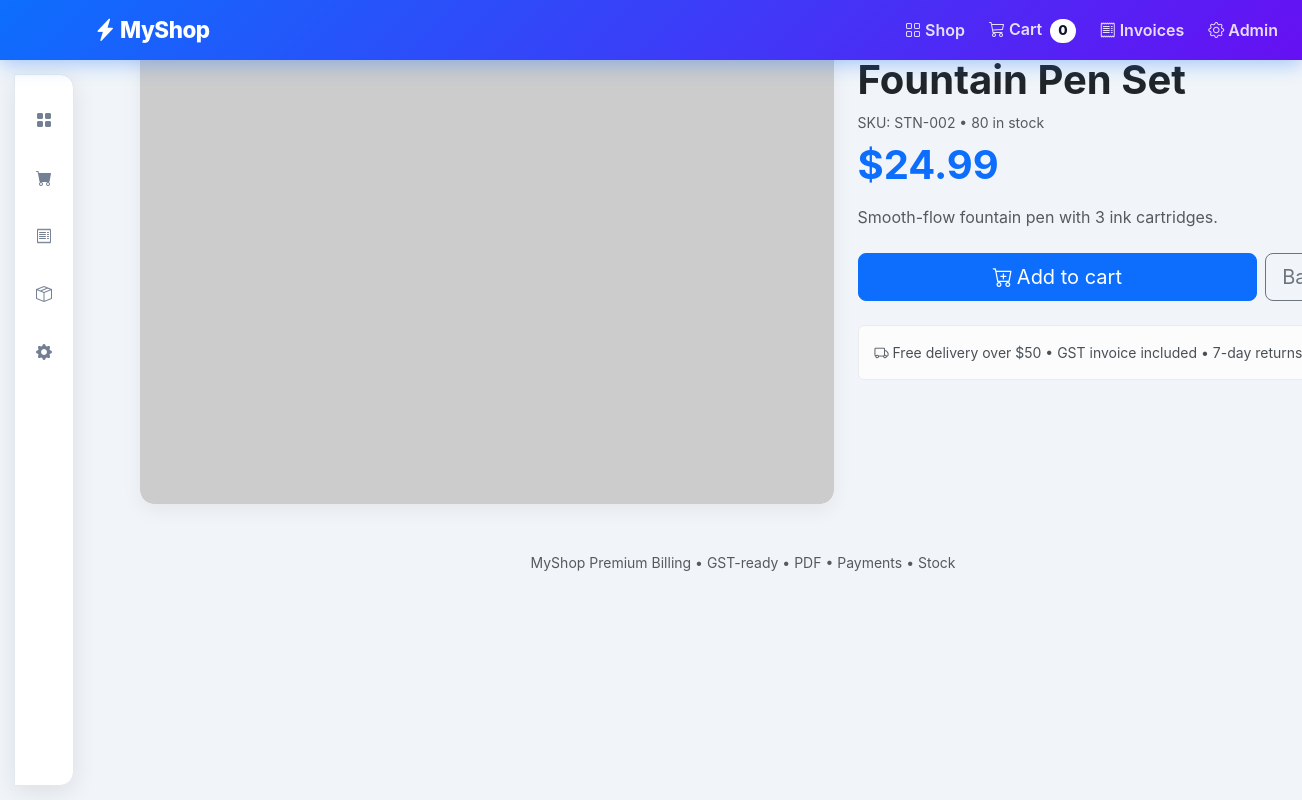
The app's page /product/2 with its own data.
### tables this page shows
CREATE TABLE products (
    id INTEGER PRIMARY KEY AUTOINCREMENT,
    name TEXT NOT NULL,
    description TEXT DEFAULT '',
    category TEXT DEFAULT 'General',
    price REAL NOT NULL,
    stock INTEGER NOT NULL DEFAULT 50,
    sku TEXT DEFAULT '',
    image_url TEXT
);

### app.py (the view)
@app.route("/product/<int:product_id>")
def product_detail(product_id):
    db = get_db()
    p = db.execute("SELECT * FROM products WHERE id = ?", (product_id,)).fetchone()
    if not p:
        return "Product not found", 404
    cart = session.get("cart", {})
    return render_template("product.html", product=p, cart_count=sum(cart.values()) if cart else 0)

### app.py (called while the page is built)
def get_db():
    db = getattr(g, "db", None)
    if db is None:
        db = g.db = sqlite3.connect(DB_PATH)
        db.row_factory = sqlite3.Row
    return db

def _cols(db, table):
    try:
        return [r[1] for r in db.execute(f"PRAGMA table_info({table})").fetchall()]
    except Exception:
        return []

@app.before_request
def ensure_migrations():
    if DB_PATH.exists():
        try:
            migrate_db()
        except Exception:
            pass

@app.after_request
def set_security_headers(response):
    response.headers.setdefault("X-Content-Type-Options", "nosniff")
    response.headers.setdefault("X-Frame-Options", "SAMEORIGIN")
    response.headers.setdefault("Referrer-Policy", "no-referrer")
    return response

### templates/product.html
{% extends "layout.html" %}
{% block content %}
<div class="row g-4">
  <div class="col-lg-7">
    <div class="card shadow-sm overflow-hidden">
      {% if product.image_url %}
      <img src="{{ product.image_url }}" class="detail-img" alt="{{ product.name }}" onerror="this.onerror=null;this.src='https://picsum.photos/seed/myshop{{ product.id }}/900/600'">
      {% else %}
      <img src="https://picsum.photos/seed/myshop{{ product.id }}/900/600" class="detail-img" alt="{{ product.name }}">
      {% endif %}
    </div>
  </div>
  <div class="col-lg-5">
    <span class="badge bg-light text-dark mb-2">{{ product.category or 'General' }}</span>
    <h1 class="fw-bold">{{ product.name }}</h1>
    <div class="text-muted small mb-2">SKU: {{ product.sku or ('PRD-' ~ product.id) }} • {{ product.stock }} in stock</div>
    <div class="display-6 fw-bold text-primary mb-3">${{ '%.2f'|format(product.price) }}</div>
    <p class="text-muted">{{ product.description or 'No description yet.' }}</p>
    <div class="d-flex gap-2 mt-4">
      <form action="/cart/add/{{ product.id }}" method="post" class="d-grid flex-fill">
        <button class="btn btn-primary btn-lg" {{ 'disabled' if (product.stock or 0) <= 0 else '' }}><i class="bi bi-cart-plus me-1"></i>Add to cart</button>
      </form>
      <a href="/" class="btn btn-outline-secondary btn-lg">Back</a>
    </div>
    <div class="alert alert-light mt-4 small"><i class="bi bi-truck me-1"></i>Free delivery over $50 • GST invoice included • 7-day returns</div>
  </div>
</div>
{% endblock %}

### static/css/style.css (style rules this page uses)
body { background: #f1f5f9; font-family: Inter, system-ui, -apple-system, Segoe UI, Roboto, sans-serif; }
.card { border: none; border-radius: 14px; }
.card.shadow-sm { box-shadow: 0 6px 20px rgba(2,6,23,.06) !important; }
.detail-img { width: 100%; height: 480px; object-fit: cover; border-radius: 14px; background: #e2e8f0; }

### records on screen
products: category "Stationery", name "Fountain Pen Set", sku "STN-002", stock "80", price "24.99", description "Smooth-flow fountain pen with 3 ink cartridges."

### other values on screen
{{ cart_count or 0 }} "0"
